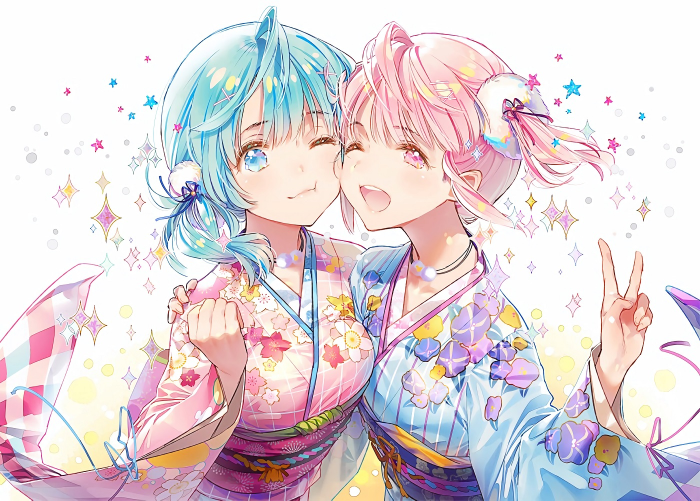
#> input picture Python/python_pillow/1.jpg, 1400 x 1001 px (shown at 1/2 size)
$ python img2char.py
#> lines starting #> are read from the running program, lines starting #| are printed output that depends on the picture
from PIL import Image
import sys
from os import path

def get_char(r, g, b, alpha=256):
    # 判断alpha的值
    if alpha == 0:
        return ' '
    # 获取字符集的长度
    length = len(ascii_char)
    # 将RGB值转为灰度值，范围0-255
    gray = int(0.2126 * r + 0.71152 * g + 0.0722 * b)
    # 灰度值的范围为 0-255
    # 需要将灰度值映射到字符集上面
    uint = (256.0 + 1) / length
    # 返回灰度值对应的字符
    return ascii_char[int(gray / uint)]


def dealImage(path):
#> called with path = './1.jpg'
    print('正在处理图片...')
    # 打开图像并且调整宽高
    im = Image.open(path)
#> im is the input picture: PIL image 1400x1001 RGB; mean R, G, B 223.5, 211.7, 216

    if im.width>im.height:
        W = 800
        H = int(800 * im.height / im.width) // 2
#> H = 286
    else:
        H = 300
        W = int(300 * im.width / im.height) * 2
    im = im.resize((W, H), Image.NEAREST)
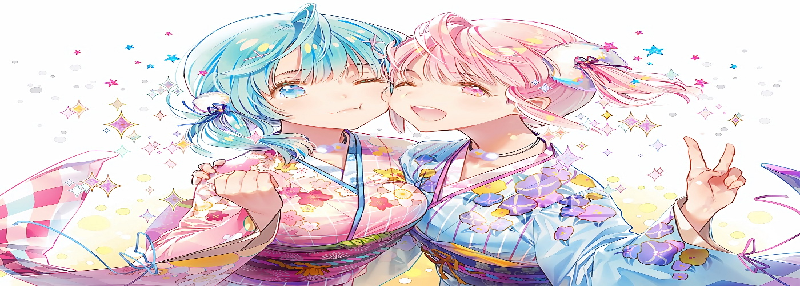
#> im: PIL image 800x286 RGB; mean R, G, B 223.5, 211.7, 216

    # 初始化输出的字符串
    text = ''

    # 遍历图像中的每一行
    for i in range(H):
        for j in range(W):
            text += get_char(*im.getpixel((j, i)))
        text += '\n'
    return text


if __name__ == "__main__":
    ascii_char = list("$@B%8&WM#*oahkbdpqwm+~- ")
    text = ''
    print("正在加载参数...")

    if len(sys.argv) > 1:
        for i in range(1, len(sys.argv)):
            if path.isfile(str(sys.argv[i])):
                print("正在加载图片...")
                Img = str(sys.argv[i])
                text = dealImage(Img)
                print(f'正在写入文件 {i}/{len(sys.argv)-1}...')
                f_write_path = f'./图像转字符结果_{i}.txt'
                f = open(f_write_path, 'wt', encoding='gb2312')
                f.write(text)
                f.close()
    else:
        Img = './1.jpg'
        print('正在加载图片...')
#> (the run stopped early here; a loop or call above may not have finished)
